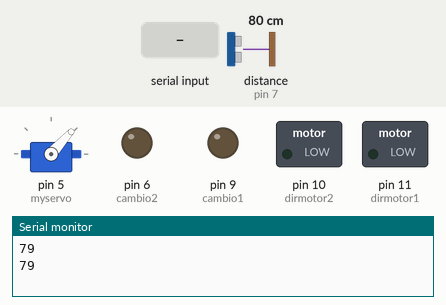
The sketch below on a simulated Arduino Uno, built with avr-gcc and run on an emulated ATmega328P. Shown: servo, switched loads named in the sketch (green lamp = pin HIGH), output pins drawn as LEDs (lit = HIGH), the last lines printed to the serial monitor. Wiring (inferred from the names in the program): ultrasonic range finder: trigger pin 8; echo pin 7. The test bench sets the inputs (shaded band); at power-on: distance to the obstacle (sensor on pin 7) 80 cm. The echo pulse lasts 58.3 µs per cm; pins used as bus, display or sensor lines are not drawn.

Above: at 6.2 s.
6.3 s: "A" received over the second serial link
At 11.07 s:
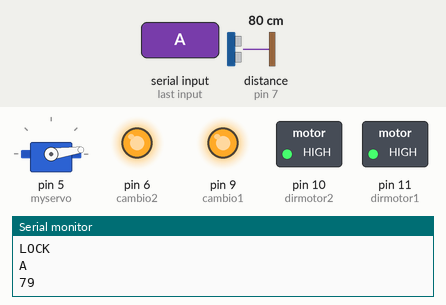
13.3 s: distance to the obstacle (sensor on pin 7) set to 32 cm
23.0 s: distance to the obstacle (sensor on pin 7) set to 28 cm
At 32.92 s:
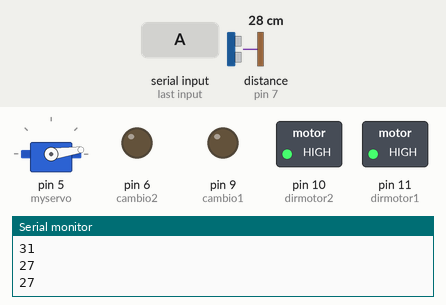
35.1 s: "C" received over the second serial link
At 38.38 s:
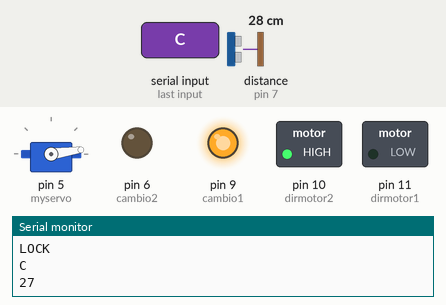
Timing chart, 0 to 49.1 s (numbered marks = the images above; inputs shaded):
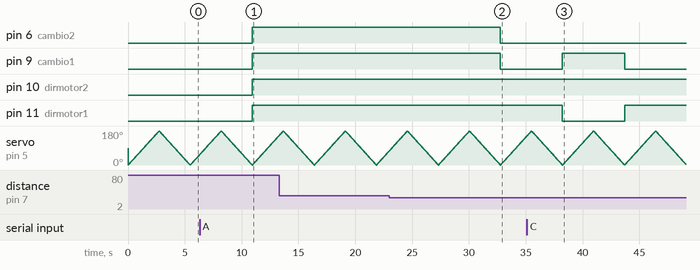

The sketch:

proy_madelaine.ino
```cpp
#include <SoftwareSerial.h>
#include <Servo.h>

  int dirmotor1=11; //motores
  int cambio1=9;
  int dirmotor2=10;
  int cambio2=6;

  int duracion,distancia;   //sensor ultrasonido
  const int EchoPin = 7;
  const int TriggerPin = 8;


Servo myservo;
//SoftwareSerial bluethoo(2,3);
SoftwareSerial bluethoo(0,1);
void giraizquierda()
{

  digitalWrite(dirmotor1,LOW);
  digitalWrite(cambio1,HIGH);
  digitalWrite(dirmotor2,HIGH);
  digitalWrite(cambio2,LOW);

}

void giraderecha()
{

  digitalWrite(dirmotor1,LOW);
  digitalWrite(cambio1,HIGH);
  digitalWrite(dirmotor2,HIGH);
  digitalWrite(cambio2,LOW);

}
void adelante()
{

  digitalWrite(dirmotor1,HIGH);
  digitalWrite(dirmotor2,HIGH);
  digitalWrite(cambio1,HIGH);
  digitalWrite(cambio2,HIGH);

}

void retrocede()
{
  //Serial.println("RETROCEDE1");
  digitalWrite(dirmotor1,HIGH);
  digitalWrite(cambio1,LOW);
  //Serial.println("RETROCEDE2");
  digitalWrite(dirmotor2,HIGH);
  digitalWrite(cambio2,LOW);
  //delay(500);
}

void parar()
{
  digitalWrite(dirmotor1,LOW);
  digitalWrite(dirmotor2,LOW);
  digitalWrite(cambio1,LOW);
  digitalWrite(cambio2,LOW);
}


int ping(int TriggerPin, int EchoPin)
{
   long duration, distanceCm;

   digitalWrite(TriggerPin, LOW);  //para generar un pulso limpio ponemos a LOW 4us
   delayMicroseconds(4);
   digitalWrite(TriggerPin, HIGH);  //generamos Trigger (disparo) de 10us
   delayMicroseconds(10);
   digitalWrite(TriggerPin, LOW);

   duration = pulseIn(EchoPin, HIGH)
   ;  //medimos el tiempo entre pulsos, en microsegundos

   distanceCm = duration * 10 / 292/ 2;   //convertimos a distancia, en cm
   return distanceCm;
}

int ping1(int TriggerPin1, int EchoPin1)
{
   long duration, distanceCm;

   digitalWrite(TriggerPin1, LOW);  //para generar un pulso limpio ponemos a LOW 4us
   delayMicroseconds(4);
   digitalWrite(TriggerPin1, HIGH);  //generamos Trigger (disparo) de 10us
   delayMicroseconds(10);
   digitalWrite(TriggerPin1, LOW);

   duration = pulseIn(EchoPin1, HIGH);  //medimos el tiempo entre pulsos, en microsegundos

   distanceCm = duration * 10 / 292/ 2;   //convertimos a distancia, en cm
   return distanceCm;
}

void setup()
{
  // put your setup code here, to run once:
  pinMode(dirmotor1,OUTPUT);
  pinMode(dirmotor2,OUTPUT);
  pinMode(cambio1,OUTPUT);
  pinMode(cambio2,OUTPUT);

  Serial.begin(9600);
  //bluethoo.begin(9600);

  //  pinMode(LedPin, OUTPUT);
  pinMode(TriggerPin, OUTPUT);
  pinMode(EchoPin, INPUT);

  myservo.attach(5);

}

void servo2()
{
  for (int pos = 0; pos <= 180; pos += 1)
  { // goes from 0 degrees to 180 degrees
    // in steps of 1 degree
    myservo.write(pos);              // tell servo to go to position in variable 'pos'
    delay(15);                       // waits 15ms for the servo to reach the position
  }

  for (int pos = 180; pos >= 0; pos -= 1)
  { // goes from 180 degrees to 0 degrees
    myservo.write(pos);              // tell servo to go to position in variable 'pos'
    delay(15);                       // waits 15ms for the servo to reach the position
  }
}


void loop()
{
 /*
  digitalWrite(TriggerPin,HIGH);
            delay(0.01);
             digitalWrite(TriggerPin, LOW);

     duracion = pulseIn(EchoPin, HIGH);          // Lee el tiempo del Echo
     distancia = (duracion/2) / 29;            // calcula la distancia en centimetros
     delay(10);

     if (distancia <= 15 && distancia >=2){
        parar();
        delay (200);
        retrocede();
        delay(500);
        }
     else{                             // Si no hay obstaculos se desplaza al frente
         adelante();
     }*/
   int cm = ping(TriggerPin, EchoPin);
    Serial.println(cm);
    servo2();

    while (cm<30)
    {

        parar();
        retrocede();

      break;
    }


    if (bluethoo.available()>0)
    {
      Serial.println("LOCK");
    char op= bluethoo.read();

    switch (op)
    {
      case 'A':
                adelante();
                Serial.println(op);
                break;

      case 'B':
                retrocede();
                Serial.println(op);
                break;
      case 'C':
                giraderecha();
                Serial.println(op);
                break;
      case 'D':
                giraizquierda();
                Serial.println(op);
                break;

      case 'F':
            parar();
            Serial.println(op);
            break;

       case 'G':
            digitalWrite(TriggerPin,HIGH);
            delay(0.01);
             digitalWrite(TriggerPin, LOW);

     duracion = pulseIn(EchoPin, HIGH);          // Lee el tiempo del Echo
     distancia = (duracion/2) / 29;            // calcula la distancia en centimetros
     delay(10);

     if (distancia <= 15 && distancia >=2){    // si la distancia es menor de 15cm

        /*digitalWrite(dirmotor1, LOW);             // Parar los motores por 200 mili segundos
        digitalWrite(dirmotor2, LOW);
        digitalWrite(cambio1, LOW);
        digitalWrite(cambio2, LOW);
        delay (200);*/
        parar;
        delay (200);

        /*analogWrite(dirmotor1, HIGH);          // Reversa durante 500 mili segundos
        analogWrite(dirmotor2, HIGH); */
        retrocede();
        delay(500);

        /*analogWrite(derB, 0);            // Girar durante 600 milisegundos
        analogWrite(izqB, 0);
        analogWrite(derA, 0);
        analogWrite(izqA, vel);
        delay(600);

     }
     else{                             // Si no hay obstaculos se desplaza al frente
         adelante();
     }*/
      default:
                parar();
                break;
    }
   }
    }
   //adelante();
    //delay (1000);
}
```

Measured:
- the behaviour switches between 31 and 30 cm on distance to the obstacle (sensor on pin 7) (found by bisection; images 1 and 2)
- after the input at 6.3 s, pin 6 (cambio2), pin 9 (cambio1), pin 10 (dirmotor2), pin 11 (dirmotor1): LOW → HIGH after 4.6 s
- after the input at 23.0 s, pin 6 (cambio2), pin 9 (cambio1): HIGH → LOW after 9.8 s
- after the input at 35.1 s, pin 9 (cambio1): LOW → HIGH after 3.1 s, → LOW 5.5 s later; pin 11 (dirmotor1): HIGH → LOW after 3.1 s, → HIGH 5.5 s later
